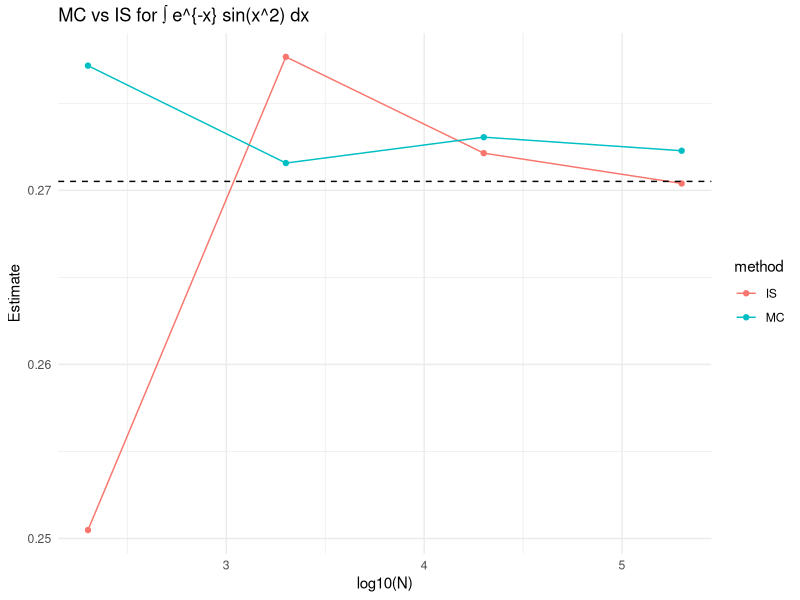

This chart was generated by the following R code:
install.packages("ggplot2")
library(ggplot2)

dens <- function(x) dexp(x)
rnd  <- function(n) rexp(n)
fun  <- function(x) sin(x^2)

L <- integrate(function(x) fun(x)*dens(x),
               0, Inf,
               rel.tol    = 1e-12,
               subdivisions = 2e5)$value
cat("L =", L, "\n")

pr   <- function(x) dexp(x, rate = 0.8)
prnd <- function(n) rexp(n, rate = 0.8)

Ns  <- c(200, 2000, 20000, 200000)
out <- data.frame(N=integer(),
                  method=character(),
                  est=numeric(),
                  err=numeric(),
                  stringsAsFactors=FALSE)

for (n in Ns) {
  x  <- rnd(n)
  e1 <- mean(fun(x))
  out <- rbind(out,
               data.frame(N=n, method="MC", est=e1, err=abs(e1-L)))
  
  y  <- prnd(n)
  w  <- dens(y)/pr(y)
  e2 <- mean(fun(y)*w)
  out <- rbind(out,
               data.frame(N=n, method="IS", est=e2, err=abs(e2-L)))
}

print(out)

ggplot(out, aes(log10(N), est, colour=method)) +
  geom_point() +
  geom_line() +
  geom_hline(yintercept=L, linetype="dashed") +
  labs(x="log10(N)", y="Estimate",
       title="MC vs IS for ∫ e^{-x} sin(x^2) dx") +
  theme_minimal()
